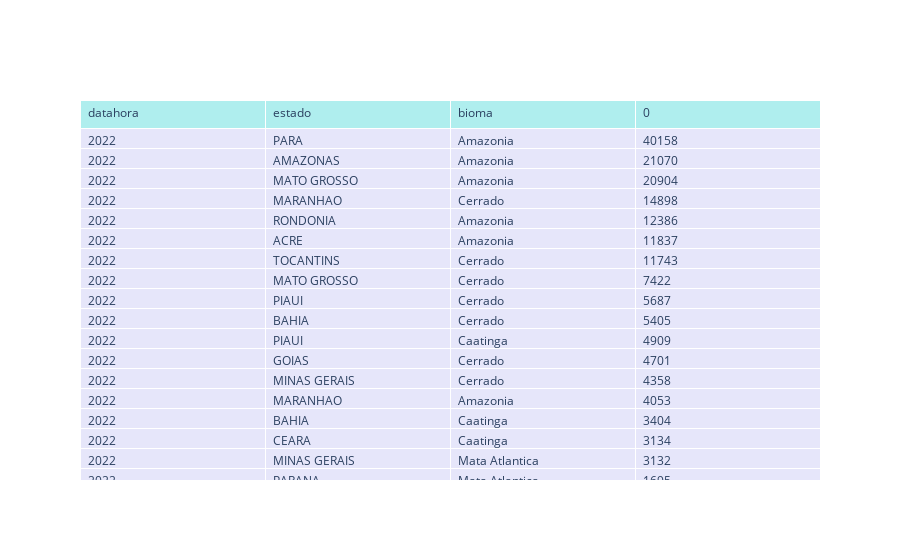

The notebook cell saved with this chart:
### Code cell
fig = go.Figure(data=[go.Table(
    header=dict(values=list(ranking.columns),
                fill_color='paleturquoise',
                align='left'),
    cells=dict(values=[ranking['datahora'] , ranking['estado'], ranking['bioma'], ranking[0]],
               fill_color='lavender',
               align='left'))
])
fig

### Figure 1 — Plotly figure (JSON) as saved in the notebook; plotly's stock layout.template omitted (floating-point values rounded to 4 significant figures; data arrays with more than 128 entries replaced by an {"elided": "..."} marker saying what was removed)
{"data": [{"cells": {"align": "left", "fill": {"color": "lavender"}, "values": {"elided": "4x602 mixed values"}}, "header": {"align": "left", "fill": {"color": "paleturquoise"}, "values": ["datahora", "estado", "bioma", 0]}, "type": "table"}], "layout": {}}
